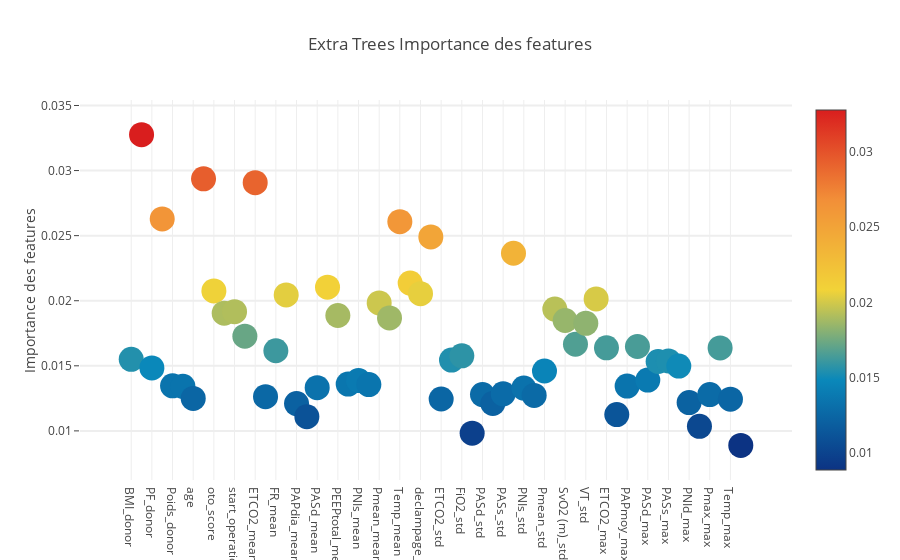

The notebook cell this image was saved under:
### Code cell
trace = go.Scatter(
    y=feature_dataframe['Extra Trees Importance des features'].values,
    x=feature_dataframe['features'].values,
    mode='markers',
    marker=dict(
        sizemode='diameter',
        sizeref=1,
        size=25,
        color=feature_dataframe['Extra Trees Importance des features'].values,
        colorscale='Portland',
        showscale=True
    ),
    text=feature_dataframe['features'].values
)
data = [trace]

layout = go.Layout(
    autosize=True,
    title='Extra Trees Importance des features',
    hovermode='closest',

    yaxis=dict(
        title='Importance des features',
        ticklen=5,
        gridwidth=2
    ),
    showlegend=False
)
fig = go.Figure(data=data, layout=layout)
py.iplot(fig, filename='scatter2010')

### Figure 1 — Plotly figure (JSON) as saved in the notebook; plotly's stock layout.template omitted (floating-point values rounded to 4 significant figures)
{"data": [{"marker": {"color": [0.0155, 0.03276, 0.01484, 0.02628, 0.01346, 0.01343, 0.01249, 0.02937, 0.02076, 0.01904, 0.01916, 0.01728, 0.02907, 0.01263, 0.01616, 0.02044, 0.0121, 0.01109, 0.01332, 0.02104, 0.01886, 0.0136, 0.01386, 0.01356, 0.01983, 0.01868, 0.02607, 0.02136, 0.02054, 0.0249, 0.01245, 0.01544, 0.01576, 0.009827, 0.01279, 0.01211, 0.01285, 0.02365, 0.01329, 0.01273, 0.0146, 0.01936, 0.01848, 0.01665, 0.01827, 0.02014, 0.01638, 0.01125, 0.01344, 0.01648, 0.0139, 0.01533, 0.01538, 0.01498, 0.01217, 0.01035, 0.01279, 0.01637, 0.01243, 0.008886], "colorscale": "Portland", "showscale": true, "size": 25, "sizemode": "diameter", "sizeref": 1}, "mode": "markers", "text": ["BMI_donor", "LAS", "PF_donor", "Poids", "Poids_donor", "Taille", "age", "body_mass_index", "oto_score", "start_operation_month", "start_operation_day", "ends_operation_day", "ETCO2_mean", "FC_mean", "FR_mean", "FiO2_mean", "PAPdia_mean", "PAPmoy_mean", "PASd_mean", "PASs_mean", "PEEPtotal_mean", "PNIm_mean", "PNIs_mean", "Pmax_mean", "Pmean_mean", "SpO2_mean", "Temp_mean", "VT_mean", "declampage_cote2_done_mean", "B.I.S_std", "ETCO2_std", "FC_std", "FiO2_std", "PAPmoy_std", "PASd_std", "PASm_std", "PASs_std", "PEEPtotal_std", "PNIs_std", "Pmax_std", "Pmean_std", "SpO2_std", "SvO2 (m)_std", "Temp_std", "VT_std", "declampage_cote2_done_std", "ETCO2_max", "FR_max", "PAPmoy_max", "PAPsys_max", "PASd_max", "PASm_max", "PASs_max", "PEEPtotal_max", "PNId_max", "PNIm_max", "Pmax_max", "Pmean_max", "Temp_max", "VT_max"], "type": "scatter", "uid": "6cd7adb9-67ec-478a-a807-57e38604b07b", "x": ["BMI_donor", "LAS", "PF_donor", "Poids", "Poids_donor", "Taille", "age", "body_mass_index", "oto_score", "start_operation_month", "start_operation_day", "ends_operation_day", "ETCO2_mean", "FC_mean", "FR_mean", "FiO2_mean", "PAPdia_mean", "PAPmoy_mean", "PASd_mean", "PASs_mean", "PEEPtotal_mean", "PNIm_mean", "PNIs_mean", "Pmax_mean", "Pmean_mean", "SpO2_mean", "Temp_mean", "VT_mean", "declampage_cote2_done_mean", "B.I.S_std", "ETCO2_std", "FC_std", "FiO2_std", "PAPmoy_std", "PASd_std", "PASm_std", "PASs_std", "PEEPtotal_std", "PNIs_std", "Pmax_std", "Pmean_std", "SpO2_std", "SvO2 (m)_std", "Temp_std", "VT_std", "declampage_cote2_done_std", "ETCO2_max", "FR_max", "PAPmoy_max", "PAPsys_max", "PASd_max", "PASm_max", "PASs_max", "PEEPtotal_max", "PNId_max", "PNIm_max", "Pmax_max", "Pmean_max", "Temp_max", "VT_max"], "y": [0.0155, 0.03276, 0.01484, 0.02628, 0.01346, 0.01343, 0.01249, 0.02937, 0.02076, 0.01904, 0.01916, 0.01728, 0.02907, 0.01263, 0.01616, 0.02044, 0.0121, 0.01109, 0.01332, 0.02104, 0.01886, 0.0136, 0.01386, 0.01356, 0.01983, 0.01868, 0.02607, 0.02136, 0.02054, 0.0249, 0.01245, 0.01544, 0.01576, 0.009827, 0.01279, 0.01211, 0.01285, 0.02365, 0.01329, 0.01273, 0.0146, 0.01936, 0.01848, 0.01665, 0.01827, 0.02014, 0.01638, 0.01125, 0.01344, 0.01648, 0.0139, 0.01533, 0.01538, 0.01498, 0.01217, 0.01035, 0.01279, 0.01637, 0.01243, 0.008886]}], "layout": {"autosize": true, "hovermode": "closest", "showlegend": false, "title": {"text": "Extra Trees Importance des features"}, "yaxis": {"gridwidth": 2, "ticklen": 5, "title": {"text": "Importance des features"}}}}
